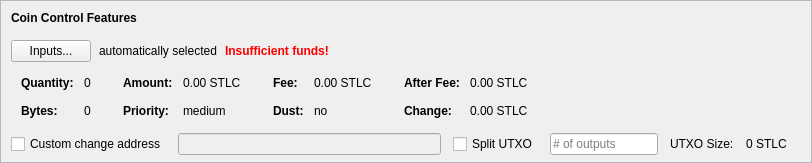
    <widget class="QFrame" name="frameCoinControl">
     <property name="sizePolicy">
      <sizepolicy hsizetype="Expanding" vsizetype="Expanding">
       <horstretch>0</horstretch>
       <verstretch>0</verstretch>
      </sizepolicy>
     </property>
     <property name="maximumSize">
      <size>
       <width>16777215</width>
       <height>16777215</height>
      </size>
     </property>
     <property name="frameShape">
      <enum>QFrame::StyledPanel</enum>
     </property>
     <property name="frameShadow">
      <enum>QFrame::Sunken</enum>
     </property>
     <layout class="QVBoxLayout" name="verticalLayoutCoinControl2">
      <property name="spacing">
       <number>0</number>
      </property>
      <property name="leftMargin">
       <number>0</number>
      </property>
      <property name="topMargin">
       <number>0</number>
      </property>
      <property name="rightMargin">
       <number>0</number>
      </property>
      <property name="bottomMargin">
       <number>6</number>
      </property>
      <item>
       <layout class="QVBoxLayout" name="verticalLayoutCoinControl" stretch="0,0,0,0,1">
        <property name="spacing">
         <number>0</number>
        </property>
        <property name="leftMargin">
         <number>10</number>
        </property>
        <property name="topMargin">
         <number>10</number>
        </property>
        <item>
         <layout class="QHBoxLayout" name="horizontalLayoutCoinControl1">
          <property name="bottomMargin">
           <number>15</number>
          </property>
          <item>
           <widget class="QLabel" name="labelCoinControlFeatures">
            <property name="sizePolicy">
             <sizepolicy hsizetype="Preferred" vsizetype="Maximum">
              <horstretch>0</horstretch>
              <verstretch>0</verstretch>
             </sizepolicy>
            </property>
            <property name="font">
             <font>
              <weight>75</weight>
              <bold>true</bold>
             </font>
            </property>
            <property name="styleSheet">
             <string notr="true">font-weight:bold;</string>
            </property>
            <property name="text">
             <string>Coin Control Features</string>
            </property>
           </widget>
          </item>
         </layout>
        </item>
        <item>
         <layout class="QHBoxLayout" name="horizontalLayoutCoinControl2" stretch="0,0,0,0">
          <property name="spacing">
           <number>8</number>
          </property>
          <property name="bottomMargin">
           <number>10</number>
          </property>
          <item>
           <widget class="QPushButton" name="pushButtonCoinControl">
            <property name="styleSheet">
             <string notr="true"/>
            </property>
            <property name="text">
             <string>Inputs...</string>
            </property>
            <property name="autoDefault">
             <bool>false</bool>
            </property>
           </widget>
          </item>
          <item>
           <widget class="QLabel" name="labelCoinControlAutomaticallySelected">
            <property name="text">
             <string>automatically selected</string>
            </property>
            <property name="margin">
             <number>5</number>
            </property>
           </widget>
          </item>
          <item>
           <widget class="QLabel" name="labelCoinControlInsuffFunds">
            <property name="font">
             <font>
              <weight>75</weight>
              <bold>true</bold>
             </font>
            </property>
            <property name="styleSheet">
             <string notr="true">color:red;font-weight:bold;</string>
            </property>
            <property name="text">
             <string>Insufficient funds!</string>
            </property>
            <property name="margin">
             <number>5</number>
            </property>
           </widget>
          </item>
          <item>
           <spacer name="horizontalSpacerCoinControl">
            <property name="orientation">
             <enum>Qt::Horizontal</enum>
            </property>
            <property name="sizeHint" stdset="0">
             <size>
              <width>40</width>
              <height>1</height>
             </size>
            </property>
           </spacer>
          </item>
         </layout>
        </item>
        <item>
         <widget class="QWidget" name="widgetCoinControl" native="true">
          <property name="sizePolicy">
           <sizepolicy hsizetype="Preferred" vsizetype="Preferred">
            <horstretch>0</horstretch>
            <verstretch>0</verstretch>
           </sizepolicy>
          </property>
          <property name="minimumSize">
           <size>
            <width>0</width>
            <height>0</height>
           </size>
          </property>
          <property name="styleSheet">
           <string notr="true"/>
          </property>
          <layout class="QHBoxLayout" name="horizontalLayoutCoinControl5">
           <property name="leftMargin">
            <number>0</number>
           </property>
           <property name="topMargin">
            <number>0</number>
           </property>
           <property name="rightMargin">
            <number>0</number>
           </property>
           <property name="bottomMargin">
            <number>0</number>
           </property>
           <item>
            <layout class="QHBoxLayout" name="horizontalLayoutCoinControl3" stretch="0,0,0,1">
             <property name="spacing">
              <number>20</number>
             </property>
             <property name="topMargin">
              <number>0</number>
             </property>
             <property name="bottomMargin">
              <number>10</number>
             </property>
             <item>
              <layout class="QFormLayout" name="formLayoutCoinControl1">
               <property name="horizontalSpacing">
                <number>10</number>
               </property>
               <property name="verticalSpacing">
                <number>14</number>
               </property>
               <property name="leftMargin">
                <number>10</number>
               </property>
               <property name="topMargin">
                <number>4</number>
               </property>
               <property name="rightMargin">
                <number>6</number>
               </property>
               <item row="0" column="0">
                <widget class="QLabel" name="labelCoinControlQuantityText">
                 <property name="font">
                  <font>
                   <weight>75</weight>
                   <bold>true</bold>
                  </font>
                 </property>
                 <property name="text">
                  <string>Quantity:</string>
                 </property>
                 <property name="margin">
                  <number>0</number>
                 </property>
                </widget>
               </item>
               <item row="0" column="1">
                <widget class="QLabel" name="labelCoinControlQuantity">
                 <property name="cursor">
                  <cursorShape>IBeamCursor</cursorShape>
                 </property>
                 <property name="contextMenuPolicy">
                  <enum>Qt::ActionsContextMenu</enum>
                 </property>
                 <property name="text">
                  <string notr="true">0</string>
                 </property>
                 <property name="margin">
                  <number>0</number>
                 </property>
                 <property name="textInteractionFlags">
                  <set>Qt::LinksAccessibleByMouse|Qt::TextSelectableByKeyboard|Qt::TextSelectableByMouse</set>
                 </property>
                </widget>
               </item>
               <item row="1" column="0">
                <widget class="QLabel" name="labelCoinControlBytesText">
                 <property name="font">
                  <font>
                   <weight>75</weight>
                   <bold>true</bold>
                  </font>
                 </property>
                 <property name="text">
                  <string>Bytes:</string>
                 </property>
                </widget>
               </item>
               <item row="1" column="1">
                <widget class="QLabel" name="labelCoinControlBytes">
                 <property name="cursor">
                  <cursorShape>IBeamCursor</cursorShape>
                 </property>
                 <property name="contextMenuPolicy">
                  <enum>Qt::ActionsContextMenu</enum>
                 </property>
                 <property name="text">
                  <string notr="true">0</string>
                 </property>
                 <property name="textInteractionFlags">
                  <set>Qt::LinksAccessibleByMouse|Qt::TextSelectableByKeyboard|Qt::TextSelectableByMouse</set>
                 </property>
                </widget>
               </item>
              </layout>
             </item>
             <item>
              <layout class="QFormLayout" name="formLayoutCoinControl2">
               <property name="horizontalSpacing">
                <number>10</number>
               </property>
               <property name="verticalSpacing">
                <number>14</number>
               </property>
               <property name="leftMargin">
                <number>6</number>
               </property>
               <property name="topMargin">
                <number>4</number>
               </property>
               <property name="rightMargin">
                <number>6</number>
               </property>
               <item row="0" column="0">
                <widget class="QLabel" name="labelCoinControlAmountText">
                 <property name="font">
                  <font>
                   <weight>75</weight>
                   <bold>true</bold>
                  </font>
                 </property>
                 <property name="text">
                  <string>Amount:</string>
                 </property>
                 <property name="margin">
                  <number>0</number>
                 </property>
                </widget>
               </item>
               <item row="0" column="1">
                <widget class="QLabel" name="labelCoinControlAmount">
                 <property name="cursor">
                  <cursorShape>IBeamCursor</cursorShape>
                 </property>
                 <property name="contextMenuPolicy">
                  <enum>Qt::ActionsContextMenu</enum>
                 </property>
                 <property name="text">
                  <string notr="true">0.00 STLC</string>
                 </property>
                 <property name="textInteractionFlags">
                  <set>Qt::LinksAccessibleByMouse|Qt::TextSelectableByKeyboard|Qt::TextSelectableByMouse</set>
                 </property>
                </widget>
               </item>
               <item row="1" column="0">
                <widget class="QLabel" name="labelCoinControlPriorityText">
                 <property name="font">
                  <font>
                   <weight>75</weight>
                   <bold>true</bold>
                  </font>
                 </property>
                 <property name="text">
                  <string>Priority:</string>
                 </property>
                </widget>
               </item>
               <item row="1" column="1">
                <widget class="QLabel" name="labelCoinControlPriority">
                 <property name="cursor">
                  <cursorShape>IBeamCursor</cursorShape>
                 </property>
                 <property name="contextMenuPolicy">
                  <enum>Qt::ActionsContextMenu</enum>
                 </property>
                 <property name="text">
                  <string>medium</string>
                 </property>
                 <property name="textInteractionFlags">
                  <set>Qt::LinksAccessibleByMouse|Qt::TextSelectableByKeyboard|Qt::TextSelectableByMouse</set>
                 </property>
                </widget>
               </item>
              </layout>
             </item>
             <item>
              <layout class="QFormLayout" name="formLayoutCoinControl3">
               <property name="horizontalSpacing">
                <number>10</number>
               </property>
               <property name="verticalSpacing">
                <number>14</number>
               </property>
               <property name="leftMargin">
                <number>6</number>
               </property>
               <property name="topMargin">
                <number>4</number>
               </property>
               <property name="rightMargin">
                <number>6</number>
               </property>
               <item row="0" column="0">
                <widget class="QLabel" name="labelCoinControlFeeText">
                 <property name="font">
                  <font>
                   <weight>75</weight>
                   <bold>true</bold>
                  </font>
                 </property>
                 <property name="text">
                  <string>Fee:</string>
                 </property>
                 <property name="margin">
                  <number>0</number>
                 </property>
                </widget>
               </item>
               <item row="0" column="1">
                <widget class="QLabel" name="labelCoinControlFee">
                 <property name="cursor">
                  <cursorShape>IBeamCursor</cursorShape>
                 </property>
                 <property name="contextMenuPolicy">
                  <enum>Qt::ActionsContextMenu</enum>
                 </property>
                 <property name="text">
                  <string notr="true">0.00 STLC</string>
                 </property>
                 <property name="textInteractionFlags">
                  <set>Qt::LinksAccessibleByMouse|Qt::TextSelectableByKeyboard|Qt::TextSelectableByMouse</set>
                 </property>
                </widget>
               </item>
               <item row="1" column="0">
                <widget class="QLabel" name="labelCoinControlLowOutputText">
                 <property name="font">
                  <font>
                   <weight>75</weight>
                   <bold>true</bold>
                  </font>
                 </property>
                 <property name="text">
                  <string>Dust:</string>
                 </property>
                </widget>
               </item>
               <item row="1" column="1">
                <widget class="QLabel" name="labelCoinControlLowOutput">
                 <property name="cursor">
                  <cursorShape>IBeamCursor</cursorShape>
                 </property>
                 <property name="contextMenuPolicy">
                  <enum>Qt::ActionsContextMenu</enum>
                 </property>
                 <property name="text">
                  <string>no</string>
                 </property>
                 <property name="textInteractionFlags">
                  <set>Qt::LinksAccessibleByMouse|Qt::TextSelectableByKeyboard|Qt::TextSelectableByMouse</set>
                 </property>
                </widget>
               </item>
              </layout>
             </item>
             <item>
              <layout class="QFormLayout" name="formLayoutCoinControl4">
               <property name="horizontalSpacing">
                <number>10</number>
               </property>
               <property name="verticalSpacing">
                <number>14</number>
               </property>
               <property name="leftMargin">
                <number>6</number>
               </property>
               <property name="topMargin">
                <number>4</number>
               </property>
               <property name="rightMargin">
                <number>6</number>
               </property>
               <item row="0" column="0">
                <widget class="QLabel" name="labelCoinControlAfterFeeText">
                 <property name="font">
                  <font>
                   <weight>75</weight>
                   <bold>true</bold>
                  </font>
                 </property>
                 <property name="text">
                  <string>After Fee:</string>
                 </property>
                 <property name="margin">
                  <number>0</number>
                 </property>
                </widget>
               </item>
               <item row="0" column="1">
                <widget class="QLabel" name="labelCoinControlAfterFee">
                 <property name="cursor">
                  <cursorShape>IBeamCursor</cursorShape>
                 </property>
                 <property name="contextMenuPolicy">
                  <enum>Qt::ActionsContextMenu</enum>
                 </property>
                 <property name="text">
                  <string notr="true">0.00 STLC</string>
                 </property>
                 <property name="textInteractionFlags">
                  <set>Qt::LinksAccessibleByMouse|Qt::TextSelectableByKeyboard|Qt::TextSelectableByMouse</set>
                 </property>
                </widget>
               </item>
               <item row="1" column="0">
                <widget class="QLabel" name="labelCoinControlChangeText">
                 <property name="font">
                  <font>
                   <weight>75</weight>
                   <bold>true</bold>
                  </font>
                 </property>
                 <property name="text">
                  <string>Change:</string>
                 </property>
                </widget>
               </item>
               <item row="1" column="1">
                <widget class="QLabel" name="labelCoinControlChange">
                 <property name="cursor">
                  <cursorShape>IBeamCursor</cursorShape>
                 </property>
                 <property name="contextMenuPolicy">
                  <enum>Qt::ActionsContextMenu</enum>
                 </property>
                 <property name="text">
                  <string notr="true">0.00 STLC</string>
                 </property>
                 <property name="textInteractionFlags">
                  <set>Qt::LinksAccessibleByMouse|Qt::TextSelectableByKeyboard|Qt::TextSelectableByMouse</set>
                 </property>
                </widget>
               </item>
              </layout>
             </item>
            </layout>
           </item>
          </layout>
         </widget>
        </item>
        <item>
         <layout class="QHBoxLayout" name="horizontalLayoutCoinControl4" stretch="0,0,0,0,0,0,0">
          <property name="spacing">
           <number>12</number>
          </property>
          <property name="sizeConstraint">
           <enum>QLayout::SetDefaultConstraint</enum>
          </property>
          <property name="topMargin">
           <number>5</number>
          </property>
          <property name="rightMargin">
           <number>5</number>
          </property>
          <item>
           <widget class="QCheckBox" name="checkBoxCoinControlChange">
            <property name="toolTip">
             <string>If this is activated, but the change address is empty or invalid, change will be sent to a newly generated address.</string>
            </property>
            <property name="text">
             <string>Custom change address</string>
            </property>
           </widget>
          </item>
          <item>
           <widget class="QValidatedLineEdit" name="lineEditCoinControlChange">
            <property name="enabled">
             <bool>false</bool>
            </property>
            <property name="sizePolicy">
             <sizepolicy hsizetype="Expanding" vsizetype="Fixed">
              <horstretch>0</horstretch>
              <verstretch>0</verstretch>
             </sizepolicy>
            </property>
           </widget>
          </item>
          <item>
           <widget class="QCheckBox" name="splitBlockCheckBox">
            <property name="text">
             <string>Split UTXO</string>
            </property>
           </widget>
          </item>
          <item>
           <widget class="QLineEdit" name="splitBlockLineEdit">
            <property name="sizePolicy">
             <sizepolicy hsizetype="Fixed" vsizetype="Fixed">
              <horstretch>50</horstretch>
              <verstretch>0</verstretch>
             </sizepolicy>
            </property>
            <property name="placeholderText">
             <string># of outputs</string>
            </property>
           </widget>
          </item>
          <item>
           <widget class="QLabel" name="labelBlockSizeText">
            <property name="text">
             <string>UTXO Size:</string>
            </property>
           </widget>
          </item>
          <item>
           <widget class="QLabel" name="labelBlockSize">
            <property name="text">
             <string>0 STLC</string>
            </property>
           </widget>
          </item>
          <item>
           <widget class="QLabel" name="labelCoinControlChangeLabel">
            <property name="sizePolicy">
             <sizepolicy hsizetype="Preferred" vsizetype="Expanding">
              <horstretch>0</horstretch>
              <verstretch>0</verstretch>
             </sizepolicy>
            </property>
            <property name="minimumSize">
             <size>
              <width>0</width>
              <height>0</height>
             </size>
            </property>
            <property name="text">
             <string/>
            </property>
            <property name="margin">
             <number>3</number>
            </property>
           </widget>
          </item>
         </layout>
        </item>
        <item>
         <spacer name="verticalSpacerCoinControl">
          <property name="orientation">
           <enum>Qt::Vertical</enum>
          </property>
          <property name="sizeHint" stdset="0">
           <size>
            <width>800</width>
            <height>1</height>
           </size>
          </property>
         </spacer>
        </item>
       </layout>
      </item>
     </layout>
    </widget>
